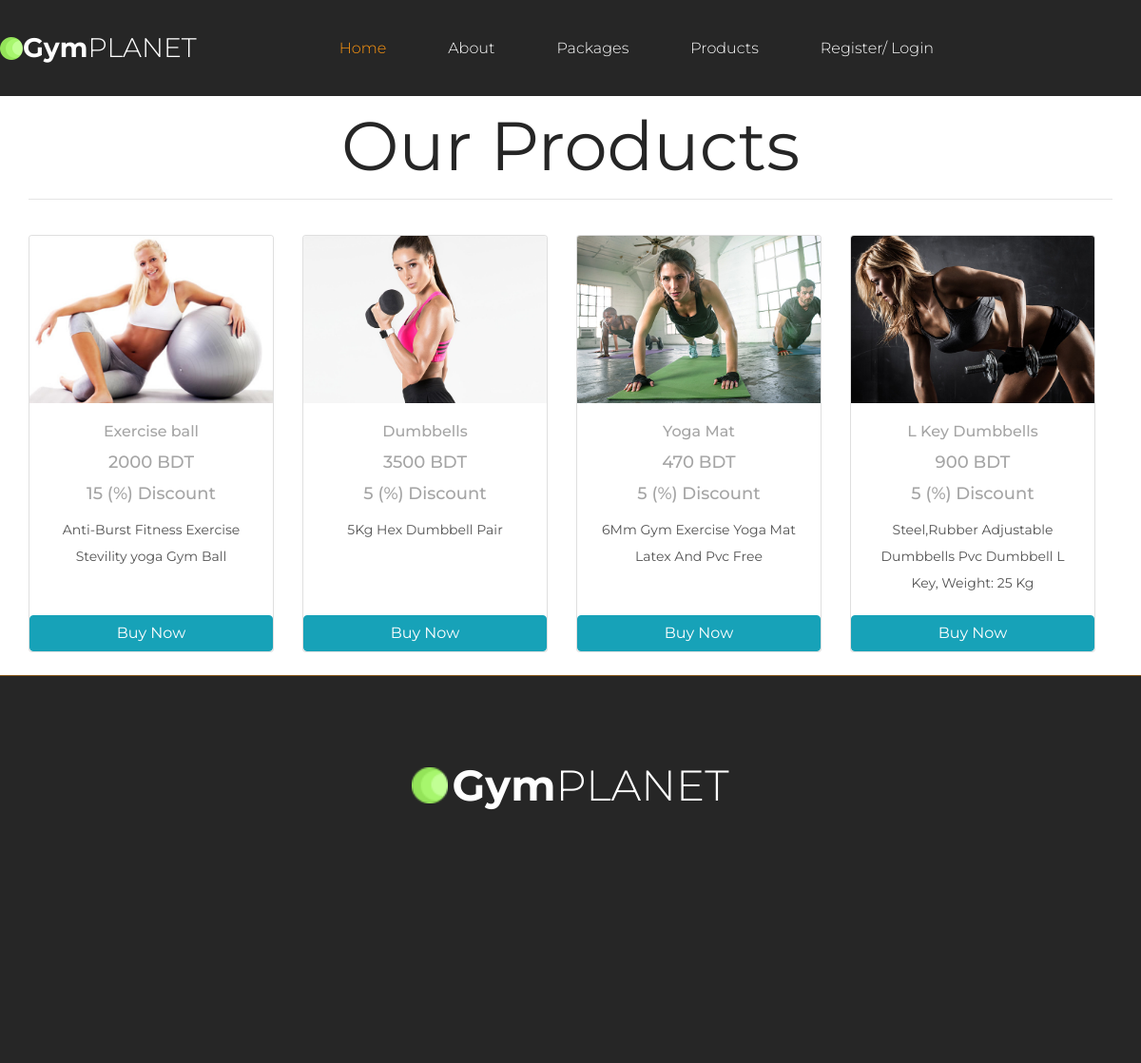
/products.php, run on the app's committed database.
### tables this page shows
CREATE TABLE `product_table` (
  `id` int(11) NOT NULL,
  `name` varchar(255) NOT NULL,
  `description` text NOT NULL,
  `image` varchar(255) NOT NULL,
  `stock` varchar(255) NOT NULL,
  `buying_price` int(11) NOT NULL,
  `selling_price` int(11) NOT NULL,
  `discount` int(11) NOT NULL,
  `soft_delete` tinyint(4) NOT NULL DEFAULT 0
);

### Classes/DB.php (called while the page is built, shortened)
<?php
class DB
{
    public function connect(){
        $this->conn = new mysqli("localhost","root","","gym");
        if ($this->conn->connect_error) {
          die("Connection failed: " . $this->conn->connect_error);
        }
        else{
            return $msg =  "connected";
        }
    }
}

### Classes/ProductClass.php (called while the page is built, shortened)
<?php
include_once 'db.php';
class ProductClass extends DB
{
    public function viewProduct(){
        $qry = "SELECT * FROM product_table where soft_delete = 0 " ;
        $result = $this->conn->query($qry);
        return $result;
    }
}

### products.php (the view)
<?php
include 'layouts/header.php';
include 'layouts/nav.php';
?>
<div class="services">
    <div class="container">
        <div class="row">
            <div class="col-md-12">
                <div class="section_title_container">
                    <div class="section_title" style="text-align:center;">Our Products</div>
                </div>
                <hr><br>
                <div class="row row-cols-1 row-cols-md-4 g-4">
                    <?php
                    $view = $product->viewProduct();
                    foreach ($view as $value) {
                    ?>
                        <div class="col" style=" max-width: 18rem; min-width: 18rem; margin-bottom: 10px;">
                            <div class="card h-100">
                                <img src="admin/<?php echo $value['image']; ?>" class="card-img-top" alt="">
                                <div class="card-body" style="text-align:center;">
                                    <h6 class="card-title"><?php echo $value['name']; ?></h6>
                                    <h4 class="card-title"><?php echo $value['selling_price']; ?> BDT</h4>
                                    <h4 class="card-title"><?php echo $value['discount']; ?> (%) Discount </h4>
                                    <p class="card-text"><?php echo $value['description']; ?></p>
                                </div>
                                <a href="buyProduct.php?product_id=<?php echo $value['id'] ?>" class="btn btn-info">Buy Now</a>
                            </div>
                        </div>
                    <?php } ?>
                </div>
            </div>
        </div>
    </div>
</div>
<?php include 'layouts/footer.php'; ?>

### styles/about.css (style rules this page uses)
* { margin: 0; padding: 0; -webkit-font-smoothing: antialiased; -webkit-text-shadow: rgba(0,0,0,.01) 0 0 1px; text-shadow: rgba(0,0,0,.01) 0 0 1px; }
body { font-family: 'Montserrat', sans-serif; font-size: 14px; font-weight: 400; background: #FFFFFF; color: #a5a5a5; }
div { display: block; position: relative; -webkit-box-sizing: border-box; -moz-box-sizing: border-box; box-sizing: border-box; }
p { font-family: 'Montserrat', sans-serif; font-size: 14px; line-height: 2; font-weight: 400; color: #535353; -webkit-font-smoothing: antialiased; -webkit-text-shadow: rgba(0,0,0,.01) 0 0 1px; text-shadow: rgba(0,0,0,.01) 0 0 1px; }
p:last-of-type { margin-bottom: 0; }
a { -webkit-transition: all 200ms ease; -moz-transition: all 200ms ease; -ms-transition: all 200ms ease; -o-transition: all 200ms ease; transition: all 200ms ease; }
a, a:hover, a:visited, a:active, a:link { text-decoration: none; -webkit-font-smoothing: antialiased; -webkit-text-shadow: rgba(0,0,0,.01) 0 0 1px; text-shadow: rgba(0,0,0,.01) 0 0 1px; }
h4 { font-size: 18px; }
h1, h2, h3, h4, h5, h6 { font-family: 'Montserrat', sans-serif; -webkit-font-smoothing: antialiased; -webkit-text-shadow: rgba(0,0,0,.01) 0 0 1px; text-shadow: rgba(0,0,0,.01) 0 0 1px; line-height: 1.2; }
.section_title { font-size: 72px; font-weight: 400; color: #262626; line-height: 1.1; margin-top: 3px; }

### styles/profile.css (style rules this page uses)
* { margin: 0; padding: 0; -webkit-font-smoothing: antialiased; -webkit-text-shadow: rgba(0,0,0,.01) 0 0 1px; text-shadow: rgba(0,0,0,.01) 0 0 1px; }
body { font-family: 'Montserrat', sans-serif; font-size: 14px; font-weight: 400; background: #FFFFFF; color: #a5a5a5; }
div { display: block; position: relative; -webkit-box-sizing: border-box; -moz-box-sizing: border-box; box-sizing: border-box; }
p { font-family: 'Montserrat', sans-serif; font-size: 14px; line-height: 2; font-weight: 400; color: #535353; -webkit-font-smoothing: antialiased; -webkit-text-shadow: rgba(0,0,0,.01) 0 0 1px; text-shadow: rgba(0,0,0,.01) 0 0 1px; }
p:last-of-type { margin-bottom: 0; }
a { -webkit-transition: all 200ms ease; -moz-transition: all 200ms ease; -ms-transition: all 200ms ease; -o-transition: all 200ms ease; transition: all 200ms ease; }
a, a:hover, a:visited, a:active, a:link { text-decoration: none; -webkit-font-smoothing: antialiased; -webkit-text-shadow: rgba(0,0,0,.01) 0 0 1px; text-shadow: rgba(0,0,0,.01) 0 0 1px; }
h4 { font-size: 18px; }
h1, h2, h3, h4, h5, h6 { font-family: 'Montserrat', sans-serif; -webkit-font-smoothing: antialiased; -webkit-text-shadow: rgba(0,0,0,.01) 0 0 1px; text-shadow: rgba(0,0,0,.01) 0 0 1px; line-height: 1.2; }
.section_title { font-size: 72px; font-weight: 400; color: #262626; line-height: 1.1; margin-top: 3px; }

### styles/services.css (style rules this page uses)
* { margin: 0; padding: 0; -webkit-font-smoothing: antialiased; -webkit-text-shadow: rgba(0,0,0,.01) 0 0 1px; text-shadow: rgba(0,0,0,.01) 0 0 1px; }
body { font-family: 'Montserrat', sans-serif; font-size: 14px; font-weight: 400; background: #FFFFFF; color: #a5a5a5; }
div { display: block; position: relative; -webkit-box-sizing: border-box; -moz-box-sizing: border-box; box-sizing: border-box; }
p { font-family: 'Montserrat', sans-serif; font-size: 14px; line-height: 2; font-weight: 400; color: #535353; -webkit-font-smoothing: antialiased; -webkit-text-shadow: rgba(0,0,0,.01) 0 0 1px; text-shadow: rgba(0,0,0,.01) 0 0 1px; }
p:last-of-type { margin-bottom: 0; }
a { -webkit-transition: all 200ms ease; -moz-transition: all 200ms ease; -ms-transition: all 200ms ease; -o-transition: all 200ms ease; transition: all 200ms ease; }
a, a:hover, a:visited, a:active, a:link { text-decoration: none; -webkit-font-smoothing: antialiased; -webkit-text-shadow: rgba(0,0,0,.01) 0 0 1px; text-shadow: rgba(0,0,0,.01) 0 0 1px; }
h4 { font-size: 18px; }
h1, h2, h3, h4, h5, h6 { font-family: 'Montserrat', sans-serif; -webkit-font-smoothing: antialiased; -webkit-text-shadow: rgba(0,0,0,.01) 0 0 1px; text-shadow: rgba(0,0,0,.01) 0 0 1px; line-height: 1.2; }
.section_title { font-size: 72px; font-weight: 400; color: #262626; line-height: 1.1; margin-top: 3px; }
.services { padding-top: 42px; padding-bottom: 34px; background: #FFFFFF; }

### data on the page
product_table: image (picture), name "Exercise ball", selling_price "2000", discount "15", description "Anti-Burst Fitness Exercise Stevility yoga Gym Ball"
product_table: image (picture), name "Dumbbells", selling_price "3500", discount "5", description "5Kg Hex Dumbbell Pair"
product_table: image (picture), name "Yoga Mat", selling_price "470", discount "5", description "6Mm Gym Exercise Yoga Mat Latex And Pvc Free"
product_table: image (picture), name "L Key Dumbbells", selling_price "900", discount "5", description "Steel,Rubber Adjustable Dumbbells Pvc Dumbbell L Key, Weight: 25 Kg"
